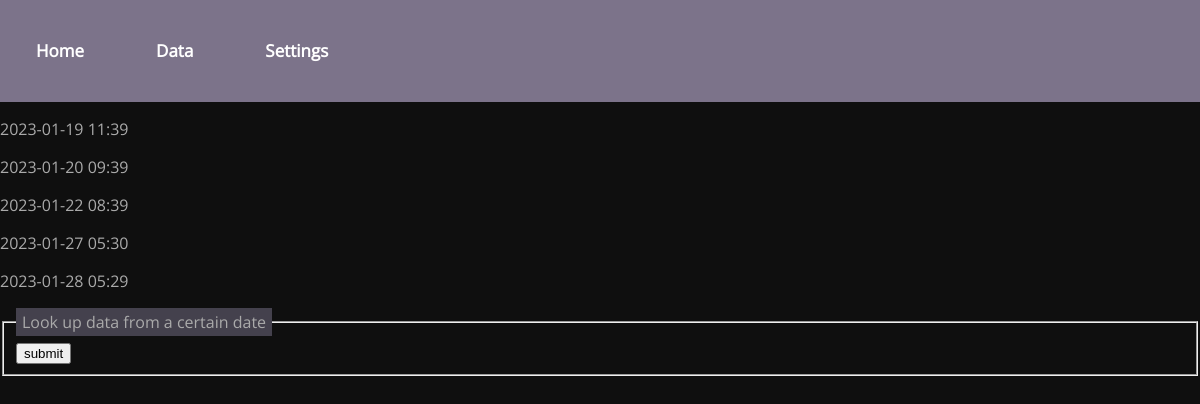
The page /filament/data/ on the database as committed earlier.
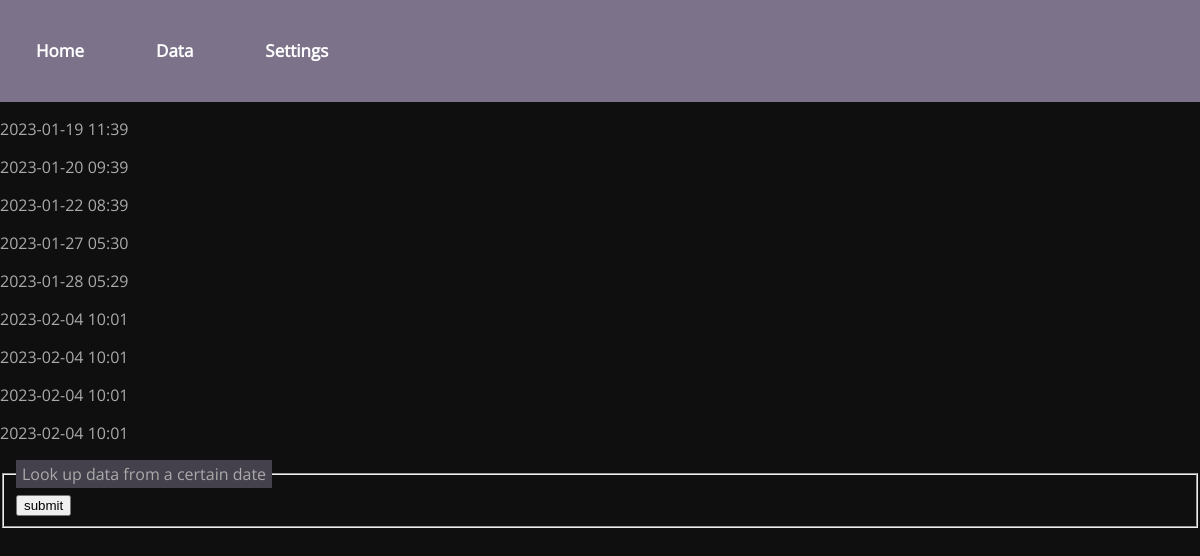
The same page on the database as committed later.
### light_monitoring/models.py (models this page shows, shortened)
class Data_Entry(models.Model):
    startTime = models.DateTimeField(default=None)
    endTime = models.DateTimeField(default=None)
    class Meta:
        app_label  = 'light_monitoring' # Needed for dataSaving.py

### light_monitoring/views.py (the view)
# urls.py: path('data/', data, name="data"),
def data(request):
    context = {
        "data_entries": Data_Entry.objects.all().order_by("endTime")
    }
    return render(request, 'light_monitoring/data.html', context)

### light_monitoring/templates/light_monitoring/data.html (shortened to what this page needs)
{% extends 'base.html' %}
{%block body%}
    {% for entry in data_entries%}
        <p>{{entry.endTime|date:'Y-m-d h:i'}}</p>
    {% endfor %}
    <fieldset>
        <legend>Look up data from a certain date</legend>
        <form method="GET">
            <input type="submit" value="submit">
        </form>
</fieldset>
{%endblock%}

### light_monitoring/templates/base.html (shortened to what this page needs)
<!DOCTYPE html>
<html lang="en">
<head>
    {% load static %}
    <link rel="stylesheet" href="{% static 'light_monitoring/style.css' %}">
</head>
<body>
    <div class="topnav">
        <h1 class="navlink"><a href="/filament/">Home</a></h1>
        <h1 class="navlink"><a href="/filament/data">Data</a></h1>
        <h1 class="navlink"><a href="/filament/settings">Settings</a></h1>
    </div>
    {%block body%}{%endblock%}
</body>
</html>

### light_monitoring/static/light_monitoring/style.css (style rules this page uses)
body { font-family:"Open Sans"; background-color: rgb(15, 15, 15); color: rgb(170, 170, 170); margin: 0; padding: 0; }
.topnav { position: relative; top: 0; margin: 0; width: 100%; display: flex; align-items: center; background-color: rgb(124, 115, 138); color: #fff; }
.topnav a { display: inline-block; padding: 14px 16px; text-decoration: none; color: #fff; }
legend { background-color: rgb(68, 65, 77); color: rgb(170, 170, 170); padding: 3px 6px; }
.navlink { float: left; color: #f2f2f2; text-align: center; padding: 14px 20px; text-decoration: none; font-size: 17px; }

Rows that differ between the two databases and show on the page:
added Data_Entry: endTime "2023-02-04 10:01"
added Data_Entry: endTime "2023-02-04 10:01"
added Data_Entry: endTime "2023-02-04 10:01"
added Data_Entry: endTime "2023-02-04 10:01"
